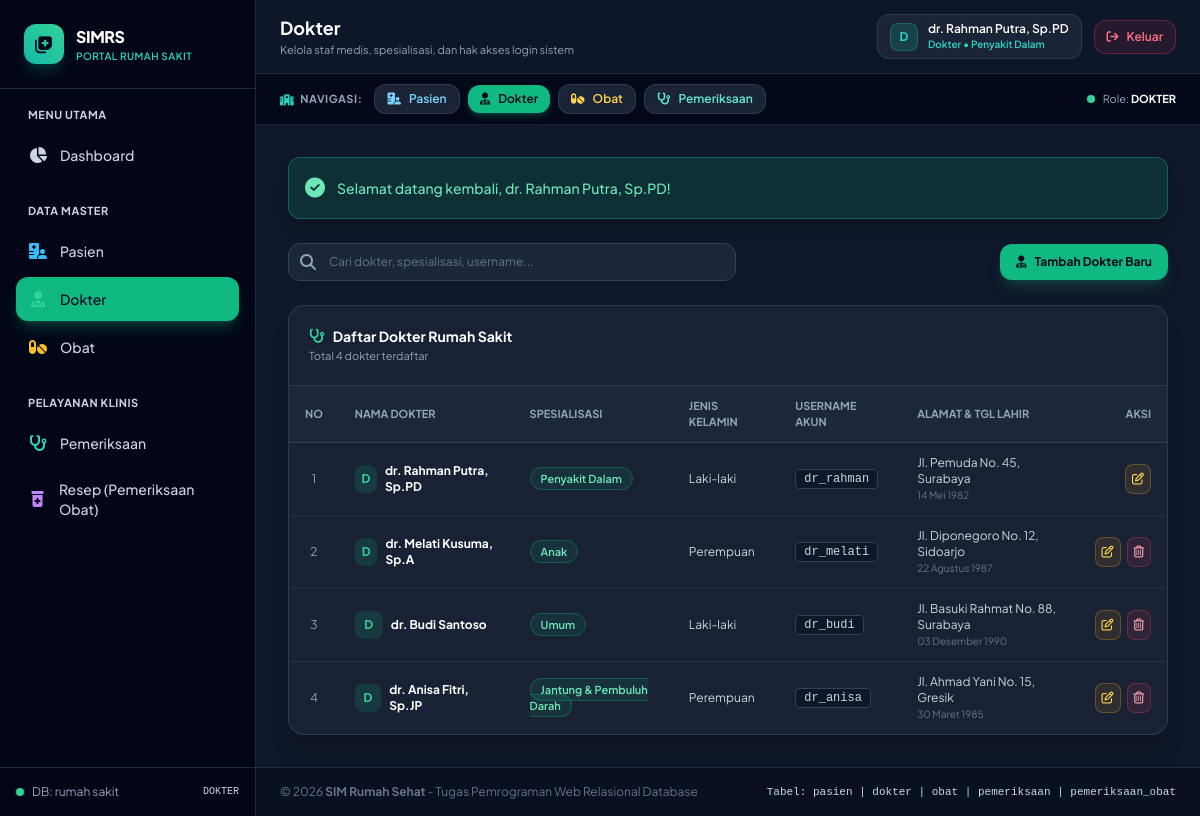
The page /tugas_obat/dokter.php (signed in) on the database its author committed.
### tables this page shows
CREATE TABLE `dokter` (
  `id` int(5) NOT NULL AUTO_INCREMENT,
  `username` varchar(255) NOT NULL,
  `password` varchar(255) NOT NULL,
  `nama_dokter` varchar(255) NOT NULL,
  `alamat` varchar(255) NOT NULL,
  `tgl_lahir` date NOT NULL,
  `jenis` varchar(255) NOT NULL,
  `spesialis` varchar(255) NOT NULL,
  PRIMARY KEY (`id`),
  UNIQUE KEY `username` (`username`)
);

### tugas_obat/koneksi.php (called while the page is built, shortened)
<?php
$host = "localhost";
$user = "root";
$pass = "";
$db   = "rumah sakit";
$koneksi = @mysqli_connect($host, $user, $pass, $db);
mysqli_set_charset($koneksi, "utf8mb4");
function clean($str) {
    global $koneksi;
    return mysqli_real_escape_string($koneksi, trim($str ?? ''));
}
function tgl_indo($tanggal) {
    $bulan = [
        1 => 'Januari', 'Februari', 'Maret', 'April', 'Mei', 'Juni',
        'Juli', 'Agustus', 'September', 'Oktober', 'November', 'Desember'
    ];
    $pecahkan = explode('-', $tanggal);
    return $pecahkan[2] . ' ' . $bulan[(int)$pecahkan[1]] . ' ' . $pecahkan[0];
}
?>

### tugas_obat/auth.php (called while the page is built, shortened)
<?php
require_once __DIR__ . '/koneksi.php';
function is_logged_in() {
    return isset($_SESSION['user_id']) && !empty($_SESSION['user_id']);
}
function current_user() {
    return [
        'id'          => $_SESSION['user_id'],
        'role'        => $_SESSION['role'] ?? 'dokter',
        'username'    => $_SESSION['username'] ?? '',
        'nama_user'   => $_SESSION['nama_user'] ?? $_SESSION['nama_dokter'] ?? 'Pengguna',
        'nama_dokter' => $_SESSION['nama_dokter'] ?? ($_SESSION['nama_user'] ?? 'Dokter'),
        'spesialis'   => $_SESSION['spesialis'] ?? '',
        'jenis'       => $_SESSION['jenis'] ?? ''
    ];
}
function is_pasien() {
    return is_logged_in() && (($_SESSION['role'] ?? '') === 'pasien');
}
?>

### tugas_obat/dokter.php (the view, shortened to what this page needs)
<?php
include __DIR__ . '/header.php';
$search = clean($_GET['search'] ?? '');
$where = "";
$query = "SELECT * FROM dokter $where ORDER BY id ASC";
$result = mysqli_query($koneksi, $query);
?>
<div class="space-y-6">
    <div class="flex flex-col sm:flex-row items-stretch sm:items-center justify-between gap-4">
        <form method="GET" action="dokter.php" class="relative flex-1 max-w-md">
            <span class="absolute inset-y-0 left-0 flex items-center pl-3 text-slate-400">
                <i class="fa-solid fa-magnifying-glass"></i>
            </span>
            <input type="text" name="search" value="<?= htmlspecialchars($search) ?>"
                   placeholder="Cari dokter, spesialisasi, username..."
                   class="w-full pl-10 pr-4 py-2.5 bg-slate-800/90 border border-slate-700 rounded-xl text-white placeholder-slate-500 focus:outline-none focus:ring-2 focus:ring-emerald-500 text-xs">
        </form>
        <?php if (!is_pasien()): ?>
        <button onclick="openModalTambah()"
                class="px-4 py-2.5 bg-emerald-500 hover:bg-emerald-600 text-slate-950 font-bold rounded-xl shadow-lg shadow-emerald-500/20 text-xs flex items-center justify-center gap-2 transition-all">
            <i class="fa-solid fa-user-doctor"></i>
            <span>Tambah Dokter Baru</span>
        </button>
        <?php endif; ?>
    </div>
    <div class="bg-slate-800/70 border border-slate-700/80 rounded-2xl overflow-hidden shadow-xl">
        <div class="p-5 border-b border-slate-700/80 flex items-center justify-between">
            <div>
                <h3 class="text-sm font-bold text-white flex items-center gap-2">
                    <i class="fa-solid fa-stethoscope text-emerald-400"></i>
                    <span>Daftar Dokter Rumah Sakit</span>
                </h3>
                <p class="text-[11px] text-slate-400 mt-0.5">Total <?= mysqli_num_rows($result) ?> dokter terdaftar</p>
            </div>
        </div>
        <div class="overflow-x-auto">
            <table class="w-full text-left text-xs">
                <thead>
                    <tr class="bg-slate-800/90 border-b border-slate-700 text-slate-400 uppercase text-[11px] font-semibold">
                        <th class="py-3 px-4 w-12 text-center">No</th>
                        <th class="py-3 px-4">Nama Dokter</th>
                        <th class="py-3 px-4">Spesialisasi</th>
                        <th class="py-3 px-4">Jenis Kelamin</th>
                        <th class="py-3 px-4">Username Akun</th>
                        <th class="py-3 px-4">Alamat & Tgl Lahir</th>
                        <?php if (!is_pasien()): ?>
                            <th class="py-3 px-4 text-right">Aksi</th>
                        <?php endif; ?>
                    </tr>
                </thead>
                <tbody class="divide-y divide-slate-700/50">
                    <?php if (mysqli_num_rows($result) > 0):
                        $no = 1;
                        while ($row = mysqli_fetch_assoc($result)):
                    ?>
                        <tr class="hover:bg-slate-750 transition-colors">
                            <td class="py-3 px-4 text-center text-slate-400"><?= $no++ ?></td>
                            <td class="py-3 px-4">
                                <div class="font-bold text-white flex items-center gap-2">
                                    <div class="w-7 h-7 rounded-lg bg-emerald-500/15 text-emerald-400 flex items-center justify-center font-bold text-xs">
                                        <?= strtoupper(substr($row['nama_dokter'], 0, 1)) ?>
                                    </div>
                                    <span><?= htmlspecialchars($row['nama_dokter']) ?></span>
                                </div>
                            </td>
                            <td class="py-3 px-4">
                                <span class="px-2.5 py-1 rounded-full bg-emerald-500/10 border border-emerald-500/30 text-emerald-300 font-semibold text-[11px]">
                                    <?= htmlspecialchars($row['spesialis']) ?>
                                </span>
                            </td>
                            <td class="py-3 px-4 text-slate-300">
                                <?= htmlspecialchars($row['jenis']) ?>
                            </td>
                            <td class="py-3 px-4">
                                <span class="font-mono text-slate-300 bg-slate-900 px-2 py-0.5 rounded border border-slate-700">
                                    <?= htmlspecialchars($row['username']) ?>
                                </span>
                            </td>
                            <td class="py-3 px-4 text-slate-400">
                                <div class="text-slate-300"><?= htmlspecialchars($row['alamat']) ?></div>
                                <div class="text-[10px] text-slate-500"><?= tgl_indo($row['tgl_lahir']) ?></div>
                            </td>
                            <?php if (!is_pasien()): ?>
                            <td class="py-3 px-4 text-right whitespace-nowrap">
                                <div class="inline-flex items-center gap-1.5">
                                    <button onclick="openModalEdit(<?= htmlspecialchars(json_encode($row)) ?>)"
                                            class="p-1.5 rounded-lg bg-amber-500/10 hover:bg-amber-500/20 text-amber-300 border border-amber-500/30" title="Edit Dokter">
                                        <i class="fa-regular fa-pen-to-square"></i>
                                    </button>
                                    <?php if ($row['id'] != $user['id']): ?>
                                        <button onclick="confirmDelete('dokter_action.php?aksi=hapus&id=<?= $row['id'] ?>', '<?= htmlspecialchars($row['nama_dokter']) ?>')"
                                                class="p-1.5 rounded-lg bg-rose-500/10 hover:bg-rose-500/20 text-rose-300 border border-rose-500/30" title="Hapus Dokter">
                                            <i class="fa-regular fa-trash-can"></i>
                                        </button>
                                    <?php endif; ?>
                                </div>
                            </td>
                            <?php endif; ?>
                        </tr>
                    <?php endwhile; ?>
                    <?php endif; ?>
                </tbody>
            </table>
        </div>
    </div>
</div>
<?php include __DIR__ . '/footer.php'; ?>

### tugas_obat/header.php (style rules this page uses)
body { font-family: 'Plus Jakarta Sans', sans-serif; }

### rows shown on the page
dokter: nama_dokter "D", nama_dokter "dr. Rahman Putra, Sp.PD", spesialis "Penyakit Dalam", jenis "Laki-laki", username "dr_rahman", alamat "Jl. Pemuda No. 45, Surabaya", tgl_lahir "14 Mei 1982"
dokter: nama_dokter "D", nama_dokter "dr. Melati Kusuma, Sp.A", spesialis "Anak", jenis "Perempuan", username "dr_melati", alamat "Jl. Diponegoro No. 12, Sidoarjo", tgl_lahir "22 Agustus 1987"
dokter: nama_dokter "D", nama_dokter "dr. Budi Santoso", spesialis "Umum", jenis "Laki-laki", username "dr_budi", alamat "Jl. Basuki Rahmat No. 88, Surabaya", tgl_lahir "03 Desember 1990"
dokter: nama_dokter "D", nama_dokter "dr. Anisa Fitri, Sp.JP", spesialis "Jantung & Pembuluh Darah", jenis "Perempuan", username "dr_anisa", alamat "Jl. Ahmad Yani No. 15, Gresik", tgl_lahir "30 Maret 1985"

### other values the page prints
$user['role'] "DOKTER"
$page_title "Dokter"
$page_subtitle "Kelola staf medis, spesialisasi, dan hak akses login sistem"
substr($user['nama_user'], 0, 1) "D"
$user['nama_user'] "dr. Rahman Putra, Sp.PD"
$role_label "Dokter"
$user['spesialis'] "Penyakit Dalam"
$flash['message'] "Selamat datang kembali, dr. Rahman Putra, Sp.PD!"
mysqli_num_rows($result) "4"
